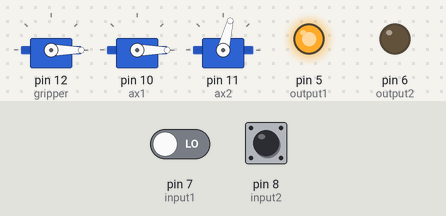
A sketch run on a simulated Arduino Uno, built with avr-gcc and run on an emulated ATmega328P. Shown: 3 × servo, output pins drawn as LEDs (lit = HIGH). The test bench sets the inputs (shaded band); at power-on: pin 7 (input1) LOW, pin 8 (input2) HIGH.

Above: at 0.1 s.
At 5.0 s:
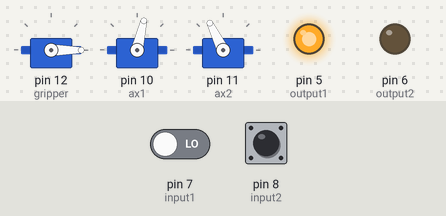
At 8.0 s:
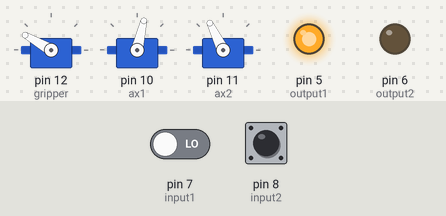
At 14.8 s:
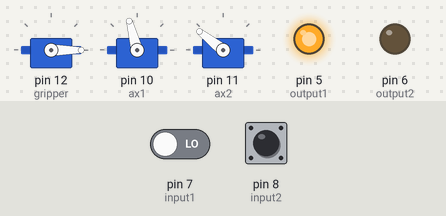
At 28.5 s:
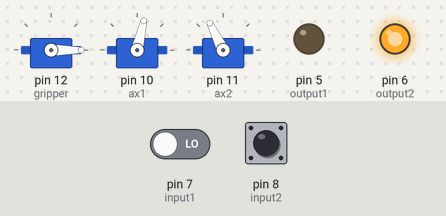
At 38.2 s:
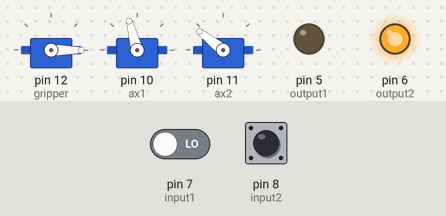
Timing chart, 0 to 39.7 s (numbered marks = the images above):
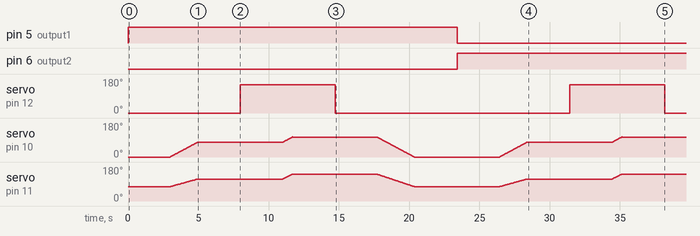

Measured:
- by itself, pin 5 (output1): HIGH → LOW at 23.4 s
- by itself, pin 6 (output2): LOW → HIGH at 23.4 s
- by itself, servo on pin 12 (gripper): alternates 150° for 6.8 s and 0° for 16.7 s

The sketch:

rightMechanism.ino
```cpp
#include <Servo.h>

Servo gripper;
Servo ax1;
Servo ax2;

//Variables to store the servo angle associated with the gripper open and closed positions
int gr_open;
int gr_close;

//Variables to store the servo angles associated with the home location
float ax1_home;
float ax2_home;

//Variables to store the servo angles associated with the current location
float ax1_current;
float ax2_current;

// What is the current target and next target position
  int currpos;
  int nextpos;


// Update the current position axes
  float ax1_curtar;
  float ax2_curtar;

// Update the next target position
  float ax1_nexttar;
  float ax2_nexttar;

//Variables to store the servo angles for target 1
float ax1_target1;
float ax2_target1;

//Variables to store the servo angles for target 2
float ax1_target2;
float ax2_target2;

//Variables to store the servo angles for target 3
float ax1_target3;
float ax2_target3;

//---------Communication Bus Start------------------
const int input1 = 7;
const int input2 = 8;
const int output1 = 5;
const int output2 = 6;
//---------Communication Bus End------------------


//function given to move to new angle
void moveTopos(float ax1s, float ax1e, float ax2s, float ax2e) {
  /*
   This function taskes the starting and ending angles for both axes and
   divides them into an even number of steps. This ensures that the movement
   from both motors occurs simultaneously. It also reduces the speed of
   movement to help protect the mechanism. This is a workable but sub-optimal
   way of moving the mechanism.

   ax1s -> Axis 1 Start Position
   ax1e -> Axis 1 End Position
   ax2s -> Axis 2 Start Position
   ax2e -> Axis 2 End Position
   */
  float num_steps_1 = ax1e - ax1s;
  float num_steps_2 = ax2e - ax2s;
  float num_steps = 0;

  if (abs(num_steps_1) >= abs(num_steps_2)){
    num_steps = abs(num_steps_1);
  }
  else {
     num_steps = abs(num_steps_2);
  }
  float inc1 = num_steps_1 / num_steps;
  float inc2 = num_steps_2 / num_steps;
  float stp = 0;
  for(stp = 0; stp<=num_steps; stp += 1){
    ax1_current += inc1;
    ax1.write(ax1_current);
    ax2_current += inc2;
    ax2.write(ax2_current);
    delay(25);
  }
  ax1_current = ax1e;
  ax1.write(ax1_current);
  ax2_current = ax2e;
  ax2.write(ax2_current);
  delay(25);
}


void setup() {
  //What pins are the servos attached to?
  gripper.attach(12);
  ax1.attach(10);
  ax2.attach(11);

//---------Communication Bus Start------------------
  pinMode(input1, INPUT);
  pinMode(input2, INPUT);

  pinMode(output1, OUTPUT);
  pinMode(output2, OUTPUT);
//---------Communication Bus END------------------

  //set home angle values
  ax1_home = 0;
  ax2_home = 76.4;


  //Setting arm to the home position for the start of function
  ax1_current = ax1_home;
  ax2_current = ax2_home;

  //target 1 motor angles defined with offset in mind
  ax1_target1 = 105;
  ax2_target1 = 142;

  //target 2 motor angles defined with offset in mind
  ax1_target2 = 77;
  ax2_target2 = 116;

  //target 3 motor angles defined with offset in mind
  ax1_target3 = 54.5;
  ax2_target3 = 93;

//---------Communication Bus Start------------------
  if ((digitalRead(input1) == HIGH) && (digitalRead(input2) == LOW)){
    ax1_curtar = ax1_target1;
    ax2_curtar = ax2_target1;
  }
  else if ((digitalRead(input1) == LOW) && (digitalRead(input2) == HIGH)) {
    ax1_curtar = ax1_target2;
    ax2_curtar = ax2_target2;
  }
  else if ((digitalRead(input1) == LOW) && (digitalRead(input2) == LOW)) {
    ax1_curtar = ax1_target3;
    ax2_curtar = ax2_target3;
  }
//---------Communication Bus End------------------


/*
//---------Comment out when using communication bus (Start)--------------
// Set the current target
  currpos = 2;

// if current is 1, update the current position of the motor to the specified angles
  if (currpos == 1){
    ax1_curtar = ax1_target1;
    ax2_curtar = ax2_target1;
  }
  // else do the same if the current is 2
  else if (currpos == 2) {
    ax1_curtar = ax1_target2;
    ax2_curtar = ax2_target2;
  }
  // else do the same if the current is 3
  else if (currpos == 3) {
    ax1_curtar = ax1_target3;
    ax2_curtar = ax2_target3;
  }
//---------Comment out when using communication bus (End)--------------
*/


 // Set the next target
  int target = 1;

  if (target == 1){
    ax1_nexttar = ax1_target1;
    ax2_nexttar = ax2_target1;

//---------Communication Bus Start------------------
    digitalWrite(output1, HIGH);
    digitalWrite(output2, LOW);
//---------Communication Bus End------------------
  }
  else if (target == 2) {
    ax1_nexttar = ax1_target2;
    ax2_nexttar = ax2_target2;

//---------Communication Bus Start------------------
    digitalWrite(output1, LOW);
    digitalWrite(output2, HIGH);
//---------Communication Bus End------------------
  }
  else if (target == 3) {
    ax1_nexttar = ax1_target3;
    ax2_nexttar = ax2_target3;
//---------Communication Bus Start------------------
    digitalWrite(output1, LOW);
    digitalWrite(output2, LOW);
//---------Communication Bus End------------------
  }
  //init to home at start of program
  ax1.write(ax1_current);
  ax2.write(ax2_current);

  //Setting the gripper to open and close position angles
   gr_open = 0;
   gr_close = 150;
}

void loop() {
  //currpos = Serial.parseInt();

  //open the gripper
  gripper.write(gr_open);
  delay(3000);

  //Move the mechanism to target to pick up the object
  moveTopos(ax1_home, ax1_curtar, ax2_home, ax2_curtar);
  delay(3000);


  //close the gripper
  gripper.write(gr_close);
  delay(3000);

  //Move the mechanism to the next position
   moveTopos(ax1_curtar, ax1_nexttar, ax2_curtar, ax2_nexttar);
   delay(3000);

  //open the gripper to drop the object
  gripper.write(gr_open);
  delay(3000);

  //Move the arm back home position
   moveTopos(ax1_nexttar, ax1_home, ax2_nexttar, ax2_home);
   delay(3000);

  //close the gripper
 // gripper.write(gr_close);
 // delay(3000);

//---------Communication Bus Start------------------
  //send the new state back to outputs
  digitalWrite(output1, digitalRead(input1));
  digitalWrite(output2, digitalRead(input2));
//---------Communication Bus End------------------
}
```
